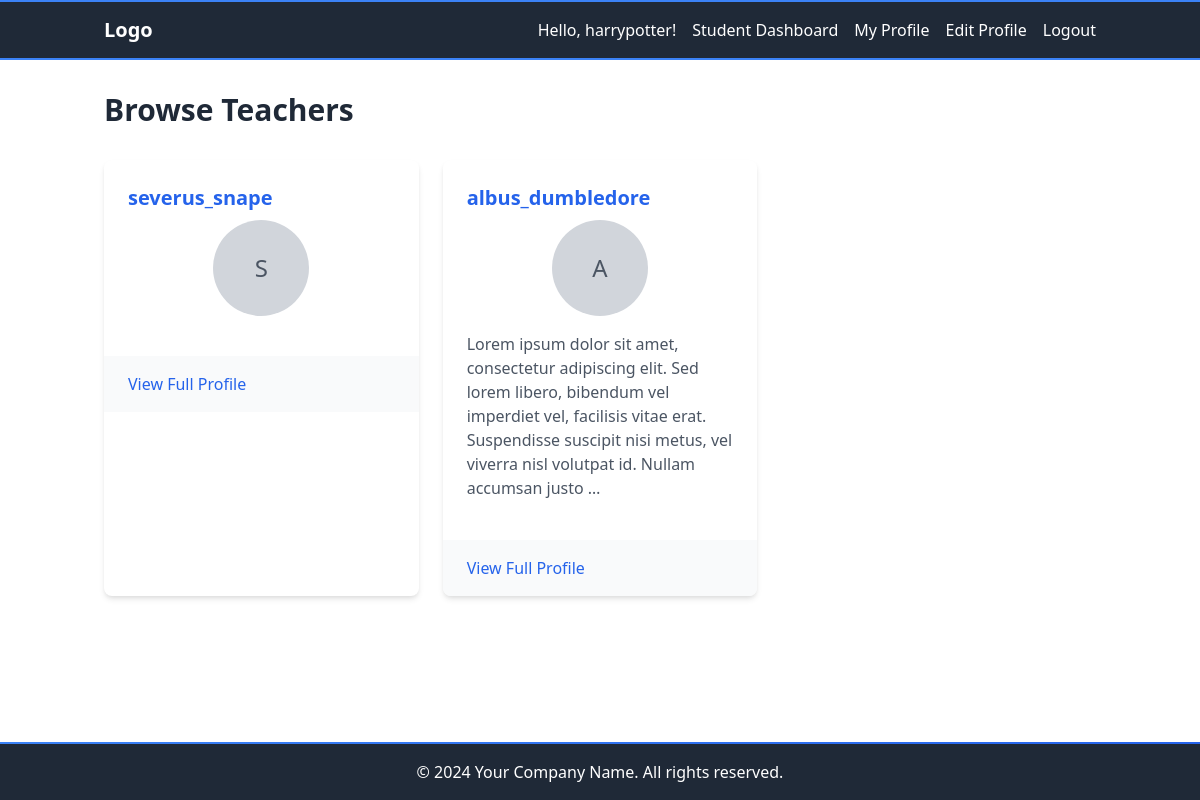
Screenshot of /hira/browse_teachers/ (signed in) with the database file from the repository.
### hira/models.py (models this page shows, shortened)
class CustomUser(AbstractUser):
    USER_TYPES = [
        ('student', 'Student'),
        ('teacher', 'Teacher'),
    ]
    user_type = models.CharField(max_length=10, choices=USER_TYPES)
    @property
    def is_teacher(self):
        return self.user_type == 'teacher'
    @property
    def is_student(self):
        return self.user_type == 'student'

class Profile(models.Model):
    LANGUAGE_CHOICES = [
        ('EN', 'English'),
        ('ES', 'Spanish'),
        ('FR', 'French'),
        ('DE', 'German'),
        ('ZH', 'Chinese'),
    ]
    GRADE_CHOICES = [
        ('1', '1st Grade'),
        ('2', '2nd Grade'),
        ('12', '12th Grade'),
        ('UG', 'Undergraduate'),
        ('PG', 'Postgraduate'),
    ]
    user = models.OneToOneField(CustomUser, on_delete=models.CASCADE, related_name='profile')
    bio = models.TextField(blank=True)
    languages = models.CharField(max_length=100, choices=LANGUAGE_CHOICES, blank=True)
    certifications = models.TextField(blank=True, help_text="List your certifications, separated by commas")
    years_of_experience = models.PositiveIntegerField(default=0)
    specialization = models.CharField(max_length=100, blank=True)
    education = models.TextField(blank=True, help_text="Your educational background")
    teaching_style = models.TextField(blank=True, help_text="Describe your teaching approach")
    grade = models.CharField(max_length=2, choices=GRADE_CHOICES, blank=True)
    subjects_of_interest = models.TextField(blank=True, help_text="List subjects you're interested in, separated by commas")
    learning_goals = models.TextField(blank=True, help_text="Describe your learning goals")

### hira/views.py (the view)
# urls.py: path('browse_teachers/', views.browse_teachers, name='browse_teachers'),  # Browse teachers
@login_required
def browse_teachers(request):
    teachers = Profile.objects.filter(user__user_type='teacher')
    return render(request, 'hira/browse_teachers.html', {'teachers': teachers})

### hira/templates/hira/browse_teachers.html (shortened to what this page needs)
{% extends "hira/layout.html" %}
{% block body %}
    <div class="container mx-auto px-4 py-8">
        <h1 class="text-3xl font-bold text-gray-800 mb-8">Browse Teachers</h1>
        <div class="grid grid-cols-1 md:grid-cols-2 lg:grid-cols-3 gap-6">
            {% for teacher in teachers %}
                <div class="bg-white rounded-lg shadow-md overflow-hidden hover:shadow-lg transition duration-300">
                    <div class="p-6">
                        <h2 class="text-xl font-semibold text-blue-600 mb-2">
                            <a href="{% url 'profile' teacher.user.id %}" class="hover:underline">
                                {{ teacher.user.username }}
                            </a>
                        </h2>
                        {% if teacher.profile_picture %}
                            <img src="{{ teacher.profile_picture.url }}" alt="{{ teacher.user.username }}" class="w-24 h-24 rounded-full mx-auto mb-4 object-cover">
                        {% else %}
                            <div class="w-24 h-24 rounded-full mx-auto mb-4 bg-gray-300 flex items-center justify-center">
                                <span class="text-2xl text-gray-600">{{ teacher.user.username|first|upper }}</span>
                            </div>
                        {% endif %}
                        <p class="text-gray-600 mb-4">{{ teacher.bio|truncatewords:30 }}</p>
                    </div>
                    <div class="bg-gray-50 px-6 py-4">
                        <a href="{% url 'profile' teacher.user.username %}" class="text-blue-600 hover:text-blue-800 font-medium">View Full Profile</a>
                    </div>
                </div>
            {% empty %}
                <p class="text-gray-600 col-span-full text-center">No teachers found at the moment.</p>
            {% endfor %}
        </div>
    </div>
{% endblock %}

### hira/templates/hira/layout.html (shortened to what this page needs)
{% load static %}
<!DOCTYPE html>
<html lang="en">
    <head>
        <link href="https://cdn.jsdelivr.net/npm/tailwindcss@2.2.19/dist/tailwind.min.css" rel="stylesheet">
        <link rel="stylesheet" type="text/css" href="https://cdn.jsdelivr.net/npm/slick-carousel@1.8.1/slick/slick.css"/>
        <link rel="stylesheet" type="text/css" href="https://cdn.jsdelivr.net/npm/slick-carousel@1.8.1/slick/slick-theme.css"/>
        <link href="{% static '/css/styles.css' %}" rel="stylesheet">
    </head>
    <body class="flex flex-col min-h-screen">
        <header class="sticky left-0 right-0 bg-gray-800 text-white z-50 navbar-glow">
            <nav class="container mx-auto px-4 py-4 flex items-center justify-between">
                <div class="flex items-center space-x-4">
                    <a href="{% url 'index' %}" class="text-xl font-bold">Logo</a>
                </div>
                <div class="hidden md:flex items-center space-x-4">
                    {% if user.is_authenticated %}
                        <span>Hello, {{ user.username }}!</span>
                        <a href="{% url 'home' %}" class="hover:text-gray-300">{% if user.is_teacher %}Teacher {% elif user.is_student %}Student {% endif %}Dashboard</a>
                        <a href="{% url 'profile' user.username %}" class="hover:text-gray-300">My Profile</a>
                        <a href="{% url 'edit_profile' %}" class="hover:text-gray-300">Edit Profile</a>
                        <form action="{% url 'logout' %}" method="post" class="inline">
                            <button type="submit" class="hover:text-gray-300">Logout</button>
                        </form>
                    {% else %}
                        <a href="{% url 'login' %}" class="hover:text-gray-300">Login</a>
                        <a href="{% url 'signup' %}" class="hover:text-gray-300">Sign Up</a>
                    {% endif %}
                </div>
            </nav>
        </header>
        <main class="flex-grow">
            {% block body %}
            {% endblock %}
        </main>
        <div class="section-separator"></div>
        <footer class="bg-gray-800 text-white py-4">
            <div class="container mx-auto px-4 text-center">
                <p>&copy; 2024 Your Company Name. All rights reserved.</p>
            </div>
        </footer>
    </body>
</html>

### hira/static/css/styles.css (style rules this page uses)
.section-separator { width: 100%; }
.navbar-glow::before, .navbar-glow::after { content: ""; position: absolute; left: 0; right: 0; height: 2px; background-color: #3b82f6; }
.navbar-glow::before { top: 0; }
.navbar-glow::after { bottom: 0; }
.navbar-glow::before, .navbar-glow::after { animation: navbar-glow 3s infinite; }
.glowing-line, .section-separator { height: 2px; background: linear-gradient(90deg, #3b82f6, #2563eb, #3b82f6); background-size: 200% 100%; animation: glowing-line 3s infinite; }

### rows the page displays
CustomUser: username "harrypotter"
Profile: user.username "severus_snape", user.username|first "S"
Profile: user.username "albus_dumbledore", user.username|first "A", bio "Lorem ipsum dolor sit amet, consectetur adipiscing elit. Sed lorem libero, bibendum vel imperdiet vel, facilisis vitae erat. Suspendisse suscipit nisi metus, vel viverra nisl volutpat id. Nullam accumsan justo …"
